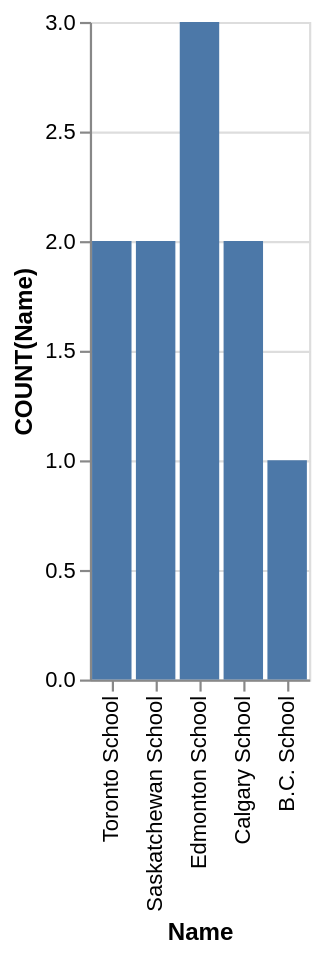

Vega-Lite specification for this chart:
### Vega-Lite specification from a JSON file in a GitHub repository (floating-point values rounded to 4 significant figures)
{"data": {"values": [{"x_data": "Toronto School", "y_data": 2}, {"x_data": "Saskatchewan School", "y_data": 2}, {"x_data": "Edmonton School", "y_data": 3}, {"x_data": "Calgary School", "y_data": 2}, {"x_data": "B.C. School", "y_data": 1}]}, "mark": "bar", "encoding": {"x": {"field": "x_data", "type": "nominal", "title": "Name", "sort": "descending"}, "y": {"field": "y_data", "type": "quantitative", "title": "COUNT(Name)"}}}
